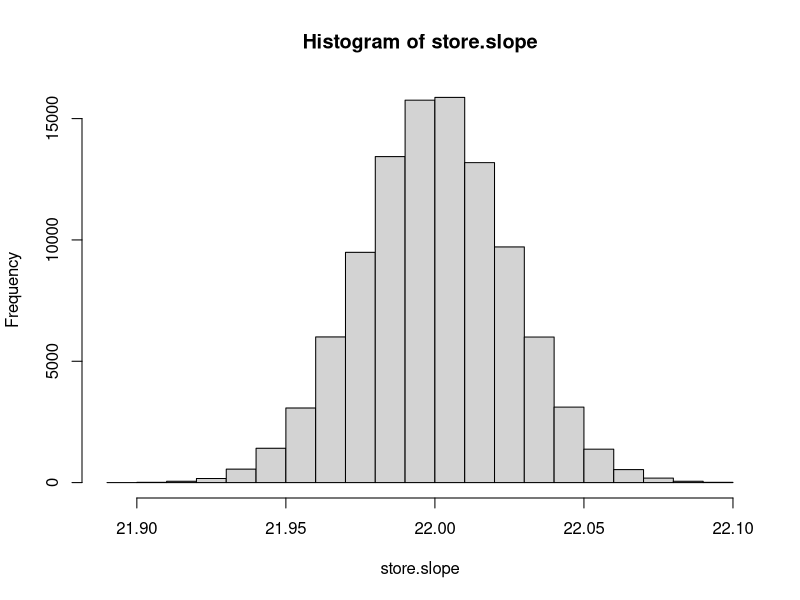

Write R code to recreate this figure.
###################################################
##Function to simulate y values from linear model##
###################################################

gety <- function(x,intercept,slope,eps.sigma)

{
  y <- intercept + slope*(x^2) + rnorm(length(x),0,eps.sigma)
  return(y)
}

####################
##Simulation study##
####################

##generate the values of x
x<-rep(seq(1,10,1),20)

##initialize values for simulation
beta0 <- 0 ##intercept
beta1 <- 2 ##slope
sig <- 1 ##sd of error term

##run simulation 10000 times
reps <- 100000


##create an array to store the estimated slope from each rep
store.slope<-array(0,reps)
store.fit<-array(0,reps)

##if you are curious about how long your loop runs
start_time <- Sys.time() ##start time of loop

##if you want to reproduce results
set.seed(4630)

for (i in 1:reps)

{
  y<-gety(x, intercept=beta0, slope=beta1, eps.sigma=sig) 
  
  ##use least squares to obtain regression equation on simulated data
  result<-lm(y~x)

  ##store the estimated slope from this rep
  store.slope[i]<-result$coeff[2]
  store.fit[i]<- result$fitted.values
  ##optional line if you want to see how fast your loop is going
  #print(paste("Iteration", i))
}

end_time <- Sys.time() ## end time of loop
end_time - start_time ##time taken by loop
summary(result)
xtest1 <- list(7)
f <- as.vector(predict(result, xtest1))




##bias of est slope
mean(store.slope)-beta1 

##empirical variance of est slope
var(store.slope) 

##theoretical formula for variance of estimated slope
sig^2/sum((x-mean(x))^2)


# Quiz Questions
hist(store.slope)       # slopes are normally distributed because of the large sample size
    
#3A: bias is neg and var got bigger
#3b: bias is smaller and neg var is same
#3c: bias is slightly large and var is bigger
#3d: bias is large and pos and var is same